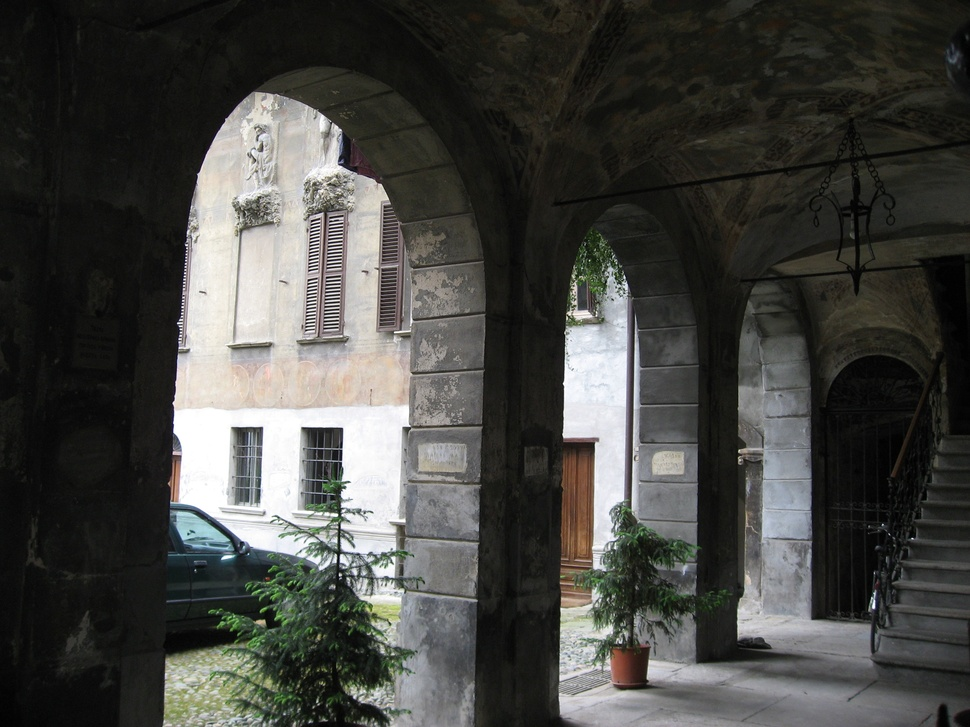
#> input picture opencv/code/AquaTermi_lowcontrast.JPG, 970 x 727 px, shrunk from 2816 x 2112 before the run
$ python -i harris.py   (imports and definitions only)   (Python 2 division)
#> lines starting #> are read from the running program, lines starting #| are printed output that depends on the picture
from scipy.ndimage import filters
from pylab import *


def compute_harris_response(im,sigma=3):
    imx = zeros(im.shape)
    filters.gaussian_filter(im,(sigma,sigma),(0,1),imx)
    imy = zeros(im.shape)
    filters.gaussian_filter(im,(sigma,sigma),(1,0),imy)

    Wxx =filters.gaussian_filter(imx*imx,sigma)
    Wxy = filters.gaussian_filter(imy*imy,sigma)
    Wyy = filters.gaussian_filter(imy*imy,sigma)

    Wdet = Wxx*Wyy-Wxy**2
    Wtr =Wxx+Wyy
    return Wdet /Wtr

# [99 lines left out: functions get_harris_points, plot_harris_points, get_descriptors, match, match_showsided, appendimages and 1 more, not called in this run]

>>> import cv2
>>> picture = cv2.imread('AquaTermi_lowcontrast.JPG', cv2.IMREAD_GRAYSCALE)
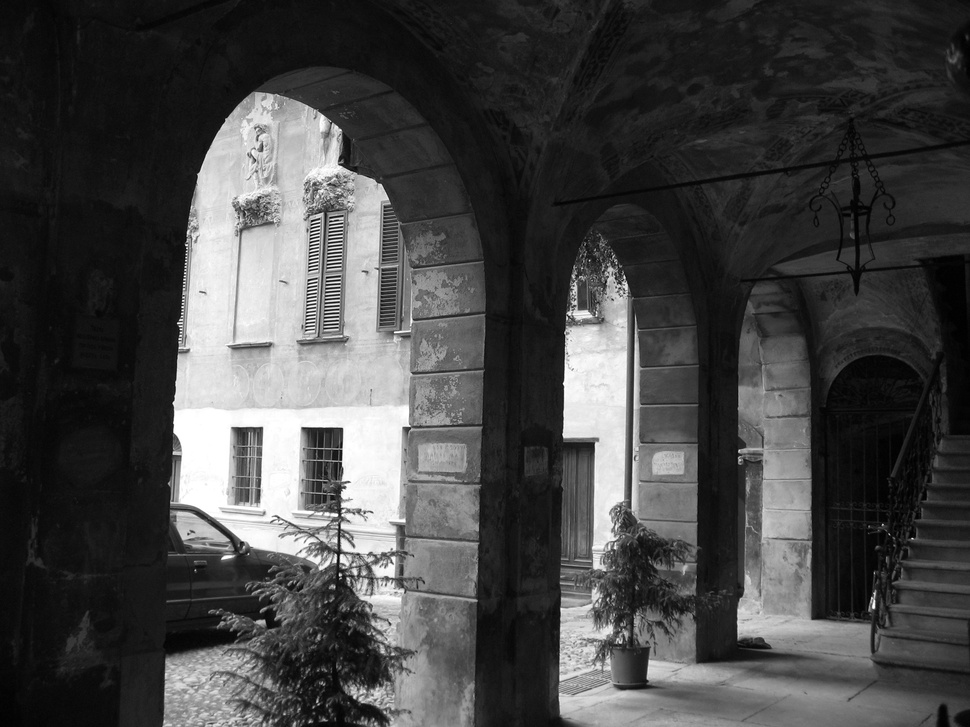
#> picture: shape (727, 970); min 0, max 255, mean 69.5
>>> result = compute_harris_response(picture)
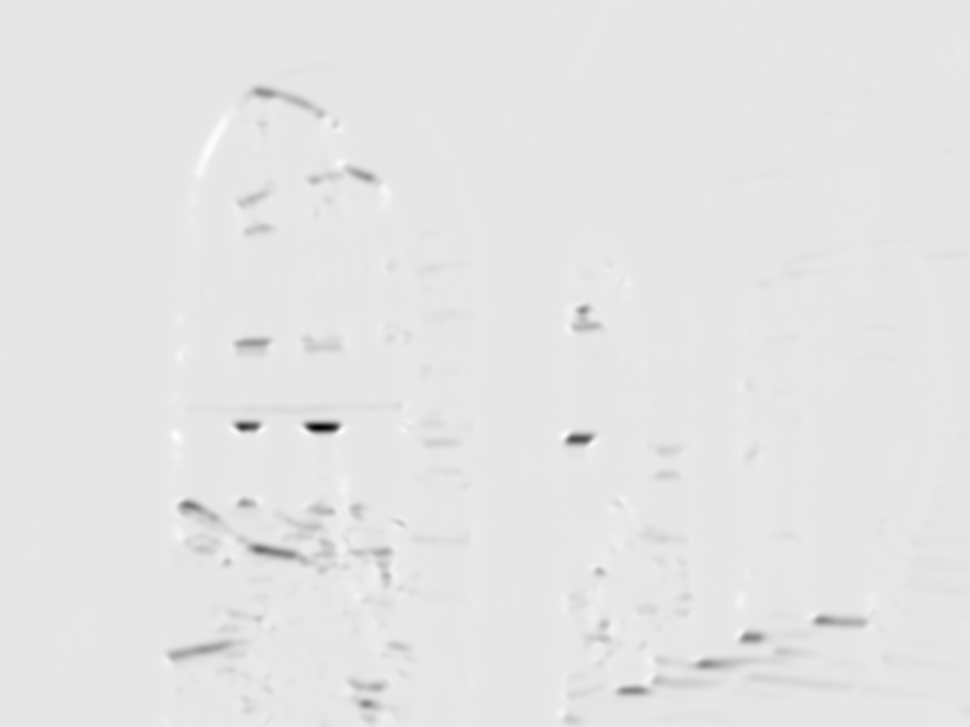
#> result: shape (727, 970) float64; min -444.4, max 46.41, mean -2.4; drawn with min black and max white
